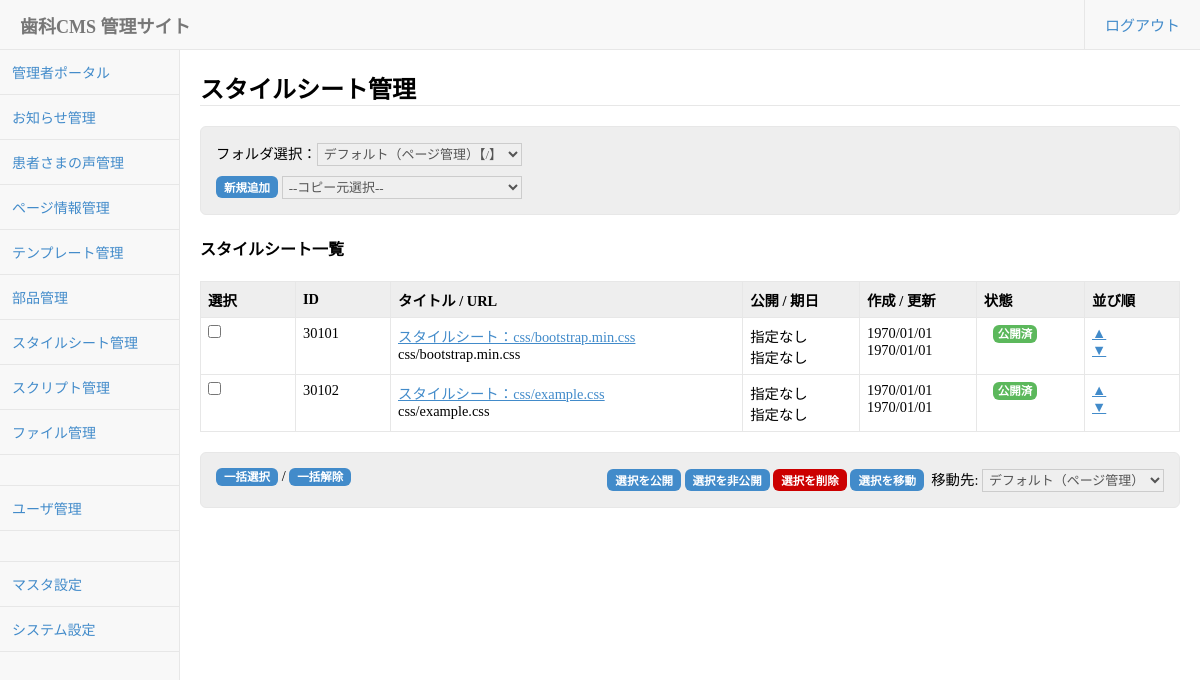
The page /webadmin/stylesheet_manager.php (signed in) on the database its author committed.
### tables this page shows
CREATE TABLE `content` (
  `content_id` bigint(20) NOT NULL,
  `created` bigint(20) DEFAULT NULL,
  `updated` bigint(20) DEFAULT NULL,
  `published` bigint(20) DEFAULT NULL,
  `unpublished` bigint(20) DEFAULT NULL,
  `schedule_publish` bigint(20) DEFAULT NULL,
  `schedule_unpublish` bigint(20) DEFAULT NULL,
  `created_by` bigint(20) DEFAULT NULL,
  `updated_by` bigint(20) DEFAULT NULL,
  `published_by` bigint(20) DEFAULT NULL,
  `unpublished_by` bigint(20) DEFAULT NULL,
  `sheduled_by` bigint(20) DEFAULT NULL,
  `revision` int(11) DEFAULT NULL,
  `folder_id` bigint(20) DEFAULT NULL,
  `contentclass` varchar(20) DEFAULT NULL,
  `elementtype_id` bigint(20) DEFAULT NULL,
  `contenttype_id` bigint(20) DEFAULT NULL,
  `title` varchar(511) DEFAULT NULL,
  `url` varchar(255) DEFAULT NULL,
  `content` longtext,
  `comment` text,
  `keywords` text,
  `description` text,
  `author` text,
  `template_id` bigint(20) DEFAULT NULL,
  `media` varchar(255) DEFAULT NULL,
  `editmode` tinyint(1) NOT NULL DEFAULT '0',
  `doctype` varchar(255) DEFAULT NULL,
  `html_attr` text,
  `head_attr` text,
  `head_code` text,
  `body_attr` text,
  `title_prefix` varchar(255) NOT NULL,
  `title_suffix` varchar(255) NOT NULL,
  `stylesheet_index` text NOT NULL,
  `script_index` text NOT NULL,
  `addinfo_index` text NOT NULL,
  `element_index` text NOT NULL,
  `checkout_user_id` bigint(20) DEFAULT NULL,
  `sort_no` bigint(20) NOT NULL DEFAULT '0',
  `workflowstate_id` bigint(20) DEFAULT NULL,
  `static_mode` tinyint(1) NOT NULL DEFAULT '0',
  `php_mode` tinyint(1) NOT NULL DEFAULT '0',
  `schedule_type` tinyint(4) NOT NULL DEFAULT '0',
  `schedule_time` bigint(20) DEFAULT NULL,
  `archive_type` tinyint(4) NOT NULL DEFAULT '0',
  `archive_time` bigint(20) DEFAULT NULL,
  `device` varchar(255) NOT NULL,
  `device_index` varchar(255) NOT NULL,
  `active_flg` tinyint(1) NOT NULL DEFAULT '0'
);

### webadmin/Config/DynamicConfig.php (called while the page is built, shortened)
<?php
class DynamicConfig
{
	static function get($configname){
		if(defined("Config::".$configname)){
			return constant("Config::".$configname);
		}elseif(defined("ConfigCache::".$configname)){
			return constant("ConfigCache::".$configname);
		}else{
			$configname = strtolower($configname);
			$db = new DB();
			$sql = "SELECT value FROM config WHERE configname = ?";
			$result = $db->query($sql,array($configname),DB::FETCH);
			return $result["value"];
		}
	}
}

### webadmin/Framework/DataAccessBase.php (called while the page is built, shortened)
<?php
abstract class DataAccessBase
{
	var $tablename;
	var $db;
	protected function  __construct()
	{
		global $db_connection;
		$this->db = $db_connection;
	}
	protected function setTableName($tablename)
	{
		$this->tablename = $tablename;
	}
	public function getListByParameters($key_value = array(),$order = "",$start = 0,$num = 0)
	{
		global $debug_mode;
		try{
			$sql = "SELECT * FROM `".$this->tablename."`";
			$where_set = self::make_where($key_value);
			$sql .= $where_set['sql'];
			$param = $where_set['param'];
			$sql .= self::make_order($order);
			$stmt = $this->db->prepare($sql);
			$stmt->execute($param);
			$result = $stmt->fetchAll(PDO::FETCH_ASSOC);
			return $result;
		}catch(PDOException $e){
			$real_sql = $this->makeRealSql($sql, $param);
			Logger::error("SQLエラー テーブル：".$this->tablename."のSELECTに失敗しました。".$real_sql);
			if($debug_mode){
				throw new Exception($e->getMessage().$real_sql);
			}else{
				throw new Exception($e->getMessage());
			}
			return null;
		}
	}
	protected static function make_where($key_value){
		$counter = 0;
		$param_arr = array();
		$sql = "";
		if($key_value != null || $key_value != ""){
			foreach($key_value as $key => $value){
				if($counter != 0){
					$sql .= " AND ";
				}else{
					$sql .= " WHERE ";
				}
				if(is_numeric($key)){
					$where_key = $value[0];
					$where_value = $value[1];
					$where_like = isset($value[2]) ? $value[2] : "=";
					if(!is_array($value[1])){
						if($where_value === null){
							if($where_like == "="){
								$sql .= "`".$where_key."` IS NULL";
							}else{
								$sql .= "`".$where_key."` ".$where_like." ?";
								array_push($param_arr,$where_value);
							}
						}else{
							$sql .= "`".$where_key."` ".$where_like." ?";
							array_push($param_arr,$where_value);
						}
					}else{
						$sql .= "`".$where_key."` IN (";
						for($i=0;$i<count($value[1]);$i++){
							if($i != 0){ $sql .= ","; }
							$sql .= "?";
							array_push($param_arr,$value[1][$i]);
						}
						$sql .= ")";
					}
				}else{
					if(!is_array($value)){
						if($value === null){
							$sql .= "`".$key."` IS NULL";
						}else{
							$sql .= "`".$key."` = ?";
							array_push($param_arr,$value);
						}
					}
				}
				$counter++;
			}
		}
		$return['sql'] = $sql;
		$return['param'] = $param_arr;
		return $return;
	}
	protected static function make_order($order,$sort = "ASC"){
		$sql = "";
		if($order != "" && $order != null){
			if(is_array($order)){
				$sql .= " ORDER BY ";
				$order_counter = 0;
				foreach($order as $order_key => $order_value){
					$sql .= "`".$order_key."` ".$order_value." ";
				}
			}else{
				$sql .= " ORDER BY `".$order."` ".$sort;
			}
			return $sql;
		}
		return $sql;
	}
	public function query($sql,$param = array(),$fetch_option = 2){
		global $debug_mode;
		$result = false;
		try{
			$stmt = $this->db->prepare($sql);
			if($param == array()){
				$stmt->execute();
			}else{
				$stmt->execute($param);
			}
			if($fetch_option == DataAccessBase::FETCH_ALL){
				$result = $stmt->fetchAll(PDO::FETCH_ASSOC);
			}else if($fetch_option == DataAccessBase::FETCH) {
				$result = $stmt->fetch(PDO::FETCH_ASSOC);
			}else{
				$result = false;
			}
		}catch(PDOException $e){
			$real_sql = $this->makeRealSql($sql, $param);
			Logger::error("SQLエラー テーブル：".$this->tablename."へのクエリに失敗しました。".$real_sql);
			if($debug_mode){
				throw new Exception($e->getMessage().$real_sql);
			}else{
				throw new Exception($e->getMessage());
			}
			return false;
		}
		return $result;
	}
	private static function makeRealSql($sql,$param){
		$sql = str_replace("?","'%s'",$sql);
		$sql = vsprintf($sql,$param);
		return $sql;
	}
	private function setQueryLog($type,$sql,$param){
		$query_log = array("type" => $type,"sql" => $sql,"param" => $param,"check_sql" => self::makeRealSql($sql, $param));
	}
}
?>

### webadmin/ApplicationCommon/Session.php (called while the page is built, shortened)
<?php
class Session extends SessionBase
{
	static function get(){
		if(!isset(self::$instance)){
			self::$instance = new Session();
		}else{
		}
		return self::$instance;
	}
	protected function setConfig(){
		$this->session_cookie_lifetime = Config::SESSION_COOKIE_LIFETIME;
		$this->session_access_identcode_name = Config::SESSION_ACCESS_IDENTCODE;
	}
}

### webadmin/DataAccess/Content.php (called while the page is built, shortened)
<?php
require_once(dirname(__FILE__).'/../Framework/DataAccessBase.php');
class Content extends DataAccessBase
{
	function getContentManagementListByParameters($parameters){
		$sql = "SELECT cont.*,count(sche.content_schedule_id) as sche_cnt,pub.content_id as content_public_id,pub.updated as content_public_updated,domain.domain,domain.base_dir_path,workflow.workflowstate_name FROM content cont ";
		$sql.= "LEFT JOIN content_public pub ";
		$sql.= 		"ON  cont.content_id = pub.content_id ";
		$sql.= "LEFT JOIN content_schedule sche ";
		$sql.= 		"ON  cont.content_id = sche.content_id ";
		$sql.= "INNER JOIN folder ";
		$sql.= 		"ON  cont.folder_id = folder.folder_id ";
		$sql.= "INNER JOIN domain ";
		$sql.= 		"ON  folder.domain_id = domain.domain_id ";
		$sql.= "LEFT JOIN workflowstate workflow ON cont.workflowstate_id = workflow.workflowstate_id ";
		$sql.= 		"AND workflow.active_flg = '1' ";
		$sql.= "WHERE cont.contentclass = ? " ;
		$params[] = $parameters["contentclass"];
		if(isset($parameters["folder_id"])){
			$sql.= "AND cont.folder_id = ? " ;
			$params[] = $parameters["folder_id"];
		}
		$sql.= "GROUP BY cont.content_id ";
		$sql.= "ORDER BY cont.sort_no ASC " ;
		$result = $this->query($sql,$params);
		return $result;
	}
}

### webadmin/ApplicationCommon/Util.php (called while the page is built, shortened)
<?php
class Util extends UtilBase
{
	static function IsNullOrEmpty($param)
	{
		if($param == null || $param == "" || $param == array())
		{
			return true;
		}
		return false;
	}
}
?>

### webadmin/stylesheet_manager.php (the view, shortened to what this page needs)
<?php
require_once(dirname(__FILE__).'/CMSCommon/include.php');
require_once(dirname(__FILE__).'/DataAccess/Content.php');
$self = basename(__FILE__);
$session = Session::get();
$session->loginCheckAndRedirect("login.php",array("admin_flg" => 1));
$ope_auth_publish = $session->user["ope_auth_stylesheet_publish"];
$ope_auth_edit = $session->user["ope_auth_stylesheet_edit"];
$ope_auth_delete = $session->user["ope_auth_stylesheet_delete"];
$Content = new Content(Content::TABLE_MANAGEMENT);
$folder_id = isset($_REQUEST["folder_id"]) ? $_REQUEST["folder_id"] : 1;
$where = array();
$where["contentclass"] = "stylesheet";
$where["folder_id"] = $folder_id;
$contentList = $Content->getContentManagementListByParameters($where);
?>
<div class="search">
<?php if(Config::get("folder_use_flg") == "on"): ?>
	<?php
	$Folder = new Folder();
	$where = array();
	$where["active_flg"] = 1;
	$where["list_display_flg"] = 1;
	$order = array();
	$order["sort_no"] = "asc";
	$folderList = $Folder->getListByParameters($where,$order);
	?>
	<form id="folder_values" action="">
	フォルダ選択：<select name="folder_id" onchange="changeFolder();" style="padding:2px;">
	<?php
	$code_display = Config::get("folder_code_display_flg");
	for($i=0;$i<count($folderList);$i++){
		if($folderList[$i]["folder_id"] == $folder_id){ $selected = "selected"; }else{ $selected = ""; }
		if($code_display == "on" && $folderList[$i]["folder_code"] != ""){ $code = "【".$folderList[$i]["folder_code"]."】"; }else{ $code = ""; }
		echo '<option value="'.$folderList[$i]["folder_id"].'" '.$selected.'>'.$folderList[$i]["folder_name"].$code."</option>";
	}
	?>
	</select>
	</form>
<?php endif; ?>
<?php if($session->user["admintype"] == SPConst::ADMINTYPE_SUPERVISOR || $session->user["ope_auth_stylesheet_add"]): ?>
	<form action = "" id="control_values" style="margin-top: 10px;">
	<input class="btn btn_small" type="button" value="新規追加" id="action_new" />
	<?php if(Config::get("content_new_mode") != "" && Config::get("content_new_mode") != "normal"): ?>
		<select name="copy_content_id" style="padding:2px;">
		<?php if(Config::get("content_new_mode") == "multi"): ?>
			<option value="">--コピー元選択--</option>
		<?php endif; ?>
		</select>
	<?php endif; ?>
	</form>
<?php endif; ?>
</div>
<h4>スタイルシート一覧</h4>
<form action = "" id="content_values" style="margin-top: 10px;">
<table class="list">
<tr>
	<th class="w80">選択</th>
	<th class="w80">ID</th>
	<th>タイトル / URL</th>
	<th>公開 / 期日</th>
	<th>作成 / 更新</th>
	<th>状態</th>
	<th class="w80">並び順</th>
</tr>
<?php
for($i=0;$i < count($contentList);$i++){
	echo '<tr>'."\n";
	echo '<td><input type="checkbox" name="content_id[]" class="list_checkbox" value="'.$contentList[$i]["content_id"].'" ></td>'."\n";
	echo '<td>'.$contentList[$i]["content_id"].'</td>'."\n";
	echo '<td><a href="content_edit.php?contentclass='.$contentList[$i]["contentclass"].'&mode=edit&content_id='.$contentList[$i]["content_id"].'&folder_id=1&close_url='.$self.'">'.htmlspecialchars($contentList[$i]["title"]).'</a><br>'."\n";
	echo $contentList[$i]["url"]."\n";
	echo '</td>'."\n";
	if(Util::IsNullOrEmpty($contentList[$i]["schedule_publish"])){
		echo '<td>指定なし<br>'."\n";
	}else{
		echo '<td>'.date("Y/m/d",$contentList[$i]["schedule_publish"]).'<br>'."\n";
	}
	if(Util::IsNullOrEmpty($contentList[$i]["schedule_unpublish"])){
		echo '指定なし</td>'."\n";
	}else{
		echo date("Y/m/d",$contentList[$i]["schedule_unpublish"]).'</td>'."\n";
	}
	echo '<td>'.date("Y/m/d",$contentList[$i]["created"]).'<br>'."\n";
	echo date("Y/m/d",$contentList[$i]["updated"]).'</td>'."\n";
	echo '<td>'.ContentCommon::getContentStatusHTML($contentList[$i])."</td>\n";
	echo '<td>';
	echo '<a href="'.$self.'?content_id='.$contentList[$i]["content_id"].'&action=sort&sort=up">▲</a>';
	echo '<br>';
	echo '<a href="'.$self.'?content_id='.$contentList[$i]["content_id"].'&action=sort&sort=down">▼</a>';
	echo '</td>';
	echo '</tr>'."\n";
}
?>
</table>
<div class="search">
<div class="content_left">
<a class="btn btn_small" href="#" onclick="list_check_all('list_checkbox'); return false;">一括選択</a> / <a class="btn btn_small" href="#" onclick="list_clear_all('list_checkbox'); return false;">一括解除</a>
</div>
<div class="content_right">
<?php if(!$ope_auth_publish){ $disabled = "disabled"; }else{ $disabled = "";}?>
<input class="btn btn_small" type="button" value="選択を公開" onclick="action_publish_multiple('content_values'); return false;" <?php echo $disabled; ?>>
<?php if(!$ope_auth_publish){ $disabled = "disabled"; }else{ $disabled = "";}?>
<input class="btn btn_small" type="button" value="選択を非公開" onclick="action_unpublish_multiple('content_values'); return false;" <?php echo $disabled; ?>>
<?php if(!$ope_auth_delete){ $disabled = "disabled"; }else{ $disabled = "";}?>
<input class="btn red btn_small" type="button" value="選択を削除" onclick="action_delete_multiple('content_values'); return false;" <?php echo $disabled; ?>>
<?php if(Config::get("folder_use_flg") == "on"): ?>
	<?php if(!$ope_auth_edit){ $disabled = "disabled"; }else{ $disabled = "";}?>
	<input class="btn btn_small" type="button" value="選択を移動" onclick="action_move_multiple('content_values'); return false;" <?php echo $disabled; ?>>
	&nbsp;移動先:
	<select name="folder_id" style="padding:2px;">
	<?php
	for($i=0;$i<count($folderList);$i++){
		if($folderList[$i]["folder_id"] == $folder_id){ $selected = "selected"; }else{ $selected = ""; }
		echo '<option value="'.$folderList[$i]["folder_id"].'" '.$selected.'>'.$folderList[$i]["folder_name"]."</option>";
	}
	?>
	</select>
<?php endif; ?>
</form>
</div>
</div>

### webadmin/CMSCommon/ContentCommon.php (shortened to what this page needs)
<?php
require_once(dirname(__FILE__).'/../ApplicationCommon/Util.php');
require_once(dirname(__FILE__).'/../DataAccess/Content.php');
class ContentCommon{
	static function getContentStatusHTML($contentData){
		$str = "";
		if($contentData["content_public_id"] != NULL){
			if($contentData["content_public_updated"] == $contentData["updated"]){
				if($contentData["schedule_publish"] != null && $contentData["schedule_publish"] > time()){
					$str.= '<span class="mark info">公開予定</span>';
				}else if($contentData["schedule_unpublish"] != null && $contentData["schedule_unpublish"] < time()){
					$str.= '<span class="mark red">公開終了</span>';
				}else{
					$str.= '<span class="mark green">公開済</span>';
				}
			}else{
				$str.= '<span class="mark orange">編集中</span>';
			}
		}else{
			$str.= '<span class="mark red">非公開</span>';
		}
		return $str;
	}
}

### webadmin/css/admin.css (style rules this page uses)
a { color:#428bca; text-decoration:none; }
input , textarea , select { margin:0; padding:4px; border:solid 1px #cccccc; font-size:0.9em; font-family: "メイリオ","Meiryo","Hiragino Kaku Gothic Pro" , "ヒラギノ角ゴ Pro W3" , "ＭＳ Ｐゴシック"; color:#555555; }
input.btn,a.btn { margin-top:20px; padding:8px 16px; border:none; background:#428bca; font-size:0.9em; font-weight:bold; color:#ffffff; cursor:pointer; -webkit-border-radius: 6px; -moz-border-radius: 6px; border-radius: 6px; }
input.btn_small,a.btn_small { margin:0; padding:3px 8px; border:none; background:#428bca; font-size:0.8em; font-weight:bold; color:#ffffff; cursor:pointer; -webkit-border-radius: 6px; -moz-border-radius: 6px; border-radius: 6px; }
input.red,a.red { background:#cc0000; }
table { width:100%; }
table.list { margin:0 0 20px 0; width:100%; font-size:0.9em; border:1px solid #e7e7e7; border-collapse: collapse; }
table.list th { padding:7px; background:#eeeeee; border:1px solid #e7e7e7; text-align:left; }
table.list td { padding:7px; border:1px solid #e7e7e7; vertical-align:top; }
table.list a { text-decoration:underline; }
div.search { margin:0 0 20px 0; padding:15px; background:#eeeeee; -webkit-border-radius: 6px; -moz-border-radius: 6px; border-radius: 6px; border:1px solid #e7e7e7; font-size:0.9em; }
.content_left { float:left; }
.content_right { float:right }
.w80 { width:80px; }
span.mark { margin:9px; padding:3px 5px; font-size:0.8em; font-weight:bold; -webkit-border-radius: 6px; -moz-border-radius: 6px; border-radius: 6px; }
span.green { background:#5cb85c; color:#ffffff; }
html { margin:0; padding:0; height: 100%; background:url(../img/sidebar_background.gif) repeat-y left top; }
body { margin:0; padding:0; min-width:800px; height: 100%; font-family: "メイリオ","Meiryo","Hiragino Kaku Gothic Pro" , "ヒラギノ角ゴ Pro W3" , "ＭＳ Ｐゴシック"; }

### rows shown on the page
content: content_id "30101", title "スタイルシート：css/bootstrap.min.css", url "css/bootstrap.min.css", shows "指定なし", created "1970/01/01", updated "1970/01/01", shows "公開済"
content: content_id "30102", title "スタイルシート：css/example.css", url "css/example.css", shows "指定なし", created "1970/01/01", updated "1970/01/01", shows "公開済"

### other values the page prints
$this->title "スタイルシート管理"
Config::get("addon_module".$i."_name") "お知らせ管理"
Config::get("addon_module".$i."_name") "患者さまの声管理"
form field folder_id "デフォルト（ページ管理）【/】"
form field folder_id "デフォルト（ページ管理）"
